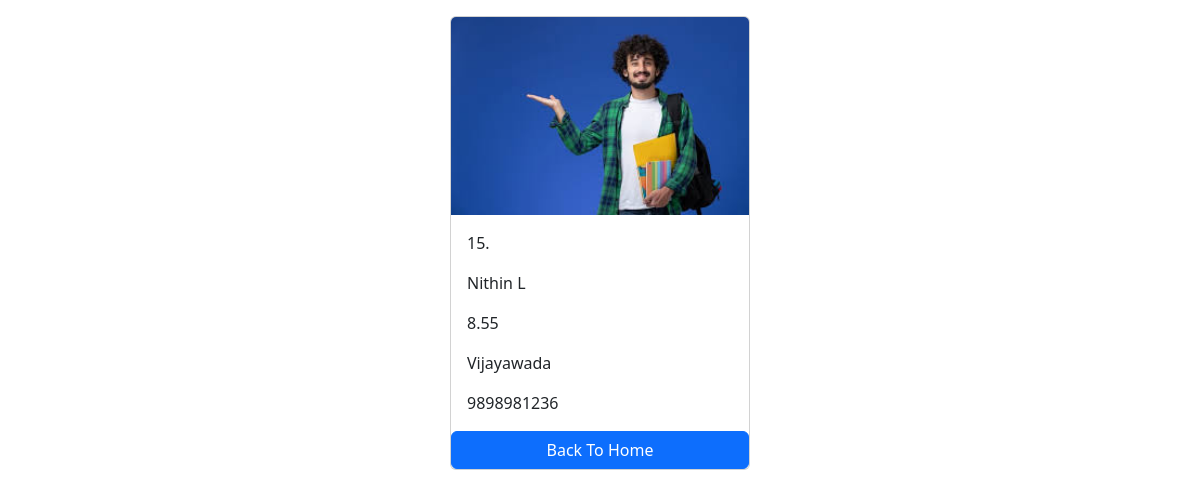
/students/4/, run on the app's committed database.
### progress/models.py (models this page shows)
class Student(models.Model):
    roll_number=models.CharField(max_length=100,unique=True)
    first_name=models.CharField(max_length=100)
    last_name=models.CharField(max_length=100)
    photo=models.ImageField(upload_to='images')
    marks=models.CharField(max_length=100,unique=True)
    home_address=models.CharField(max_length=200)
    phone_number=models.CharField(max_length=10)

### progress/views.py (the view)
# urls.py: path('<int:pk>/',views.student_detail,name='student_detail')
def student_detail(request,pk):
    student=get_object_or_404(Student,pk=pk)
    context={
        'student':student,
    }
    return render(request,'student_detail.html',context)

### templates/student_detail.html (shortened to what this page needs)
<!DOCTYPE html>
<html lang="en">
<head>
    <link href="https://cdn.jsdelivr.net/npm/bootstrap@5.3.3/dist/css/bootstrap.min.css" rel="stylesheet">
</head>
<body>
    <div class="container mt-3">
        <div class="card mx-auto" style="width:300px">
            <img src="{{student.photo.url}}" class="card-img-top" alt="">
            <div class="card-body">
                <p class="card-text mt-0">{{student.roll_number}}</p>
                <p class="card-text mt-0">{{student.first_name}} {{student.last_name}}</P>
                <p class="card-text mt-0">{{student.marks}}</P>
                <p class="card-text mt-0">{{student.home_address}}</P>
                <p class="card-text mt-0">{{student.phone_number}}</P>
            </div>
            <a href="{% url "home" %}" class="btn btn-primary">Back To Home</a>
        </div>
    </div>
</body>
</html>

### data on the page
Student: photo (picture), roll_number "15.", first_name "Nithin", last_name "L", marks "8.55", home_address "Vijayawada", phone_number "9898981236"
